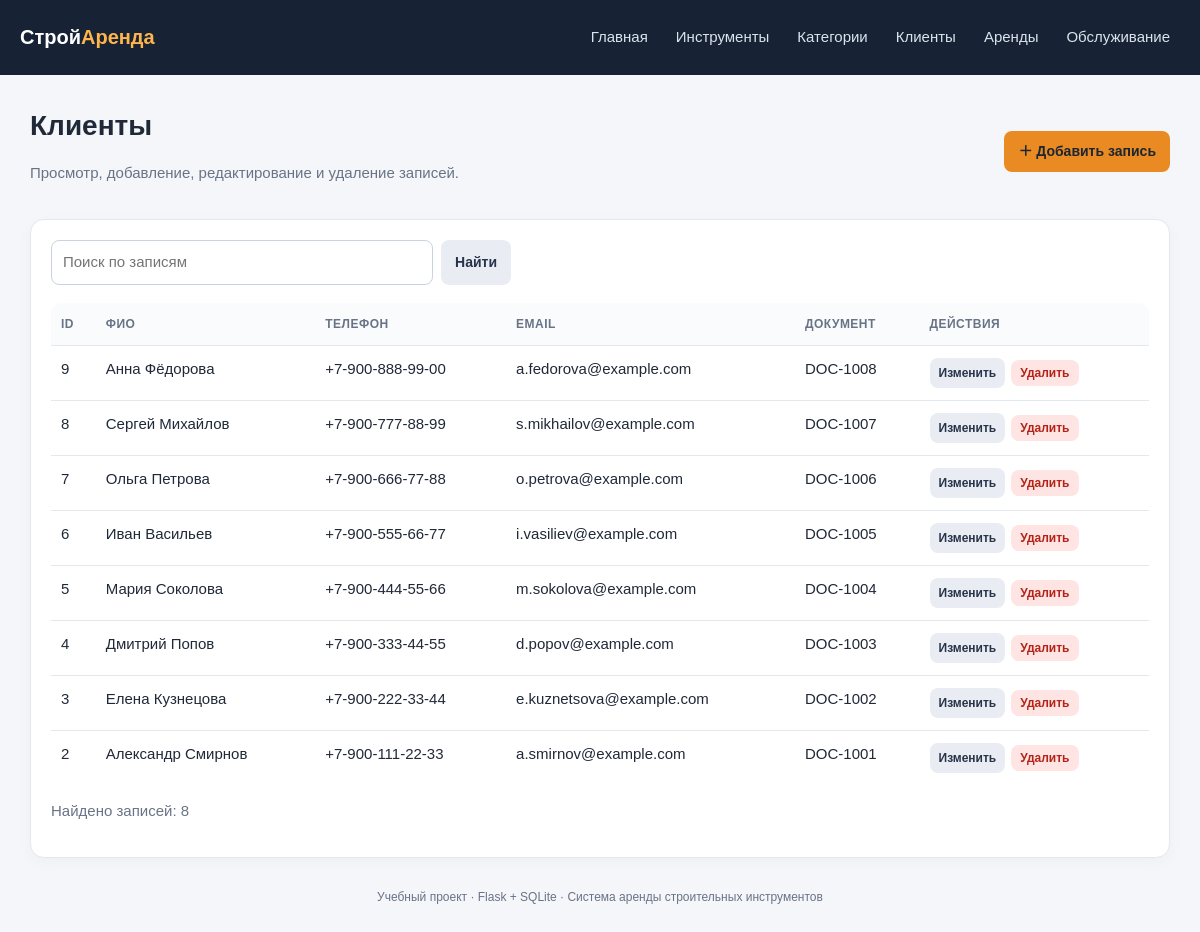
Page /customers on the committed database.
### tables this page shows
CREATE TABLE customers (
    id INTEGER PRIMARY KEY AUTOINCREMENT,
    full_name TEXT NOT NULL,
    phone TEXT NOT NULL,
    email TEXT NOT NULL DEFAULT '',
    document_number TEXT NOT NULL DEFAULT ''
);

### app.py (the view)
@app.route("/<entity>")
def list_records(entity):
    config = entity_or_404(entity)
    search = request.args.get("q", "")
    rows = list_sql(entity, search)
    return render_template("list.html", entity=entity, config=config, rows=rows,
                           search=search, columns=config["columns"])

### app.py (called while the page is built)
def get_db():
    db_path = Path(app.config["DATABASE"])
    db_path.parent.mkdir(parents=True, exist_ok=True)
    conn = sqlite3.connect(db_path)
    conn.row_factory = sqlite3.Row
    conn.execute("PRAGMA foreign_keys = ON")
    return conn

def entity_or_404(entity):
    if entity not in ENTITIES:
        abort(404)
    return ENTITIES[entity]

### templates/list.html (shortened to what this page needs)
{% extends "base.html" %}
{% block content %}
<div class="page-head"><div><h1>{{ config.title }}</h1><p class="muted">Просмотр, добавление, редактирование и удаление записей.</p></div><a class="btn" href="{{ url_for('create_record', entity=entity) }}">＋ Добавить запись</a></div>
<div class="panel">
  <form class="search" method="get"><input name="q" value="{{ search }}" placeholder="Поиск по записям"><button class="btn secondary" type="submit">Найти</button></form>
  <div class="table-wrap" style="margin-top:18px">
    <table><thead><tr><th>ID</th>{% for key, label in columns %}<th>{{ label }}</th>{% endfor %}<th>Действия</th></tr></thead><tbody>
    {% for row in rows %}<tr><td>{{ row.id }}</td>{% for key, label in columns %}<td>{{ row[key] if row[key] is not none else '' }}</td>{% endfor %}<td><div class="actions"><a class="btn secondary small" href="{{ url_for('edit_record', entity=entity, record_id=row.id) }}">Изменить</a><form class="inline" method="post" action="{{ url_for('delete_record', entity=entity, record_id=row.id) }}" onsubmit="return confirm('Удалить эту запись?');"><button class="btn danger small" type="submit">Удалить</button></form></div></td></tr>
    {% else %}<tr><td colspan="{{ columns|length + 2 }}" class="empty">Записи не найдены.</td></tr>{% endfor %}
    </tbody></table>
  </div>
  <p class="muted">Найдено записей: {{ rows|length }}</p>
</div>
{% endblock %}

### static/style.css (style rules this page uses)
:root { --bg: #f4f6f9; --panel: #ffffff; --text: #202938; --muted: #687386; --accent: #e98b22; --line: #e3e8ef; --danger: #b42318; }
* { box-sizing: border-box; }
body { margin: 0; background: var(--bg); color: var(--text); font: 15px/1.5 Arial, Helvetica, sans-serif; }
.page-head { display: flex; align-items: center; justify-content: space-between; gap: 15px; flex-wrap: wrap; margin-bottom: 20px; }
h1 { margin: 0; font-size: 28px; }
.muted { color: var(--muted); }
.btn { display: inline-block; border: 0; border-radius: 8px; padding: 10px 14px; background: var(--accent); color: #1c2632; text-decoration: none; font-weight: 700; cursor: pointer; font-size: 14px; transition: filter 0.15s ease, transform 0.15s ease; }
.btn.secondary { background: #e9edf3; color: #273449; }
.btn.danger { background: #fee4e2; color: var(--danger); }
.btn.small { padding: 6px 9px; font-size: 12px; }
.panel { background: var(--panel); border: 1px solid var(--line); border-radius: 14px; padding: 20px; box-shadow: 0 4px 16px #17233408; }
.table-wrap { overflow-x: auto; border-radius: 10px; }
table { width: 100%; border-collapse: collapse; background: #ffffff; }
th, td { text-align: left; padding: 12px 10px; border-bottom: 1px solid var(--line); vertical-align: top; }
th { font-size: 12px; text-transform: uppercase; letter-spacing: 0.04em; color: var(--muted); background: #fafbfd; }
tr:last-child td { border-bottom: 0; }
.actions { display: flex; gap: 6px; align-items: center; flex-wrap: wrap; }
.inline { display: inline; }
.search { display: flex; gap: 8px; max-width: 460px; }
.search input { flex: 1; min-width: 0; }
input, select, textarea { width: 100%; border: 1px solid #cbd3df; border-radius: 8px; padding: 10px 11px; background: #ffffff; color: var(--text); font: inherit; }

### templates/base.html (style rules this page uses)
:root { --bg:#f4f6f9;--panel:#fff;--text:#202938;--muted:#687386;--accent:#e98b22;--line:#e3e8ef;--danger:#b42318 }
* { box-sizing:border-box }
body { margin:0;background:var(--bg);color:var(--text);font:15px/1.5 Arial,Helvetica,sans-serif }
.page-head { display:flex;align-items:center;justify-content:space-between;gap:15px;flex-wrap:wrap;margin-bottom:20px }
h1 { margin:0;font-size:28px }
.muted { color:var(--muted) }
.btn { display:inline-block;border:0;border-radius:8px;padding:10px 14px;background:var(--accent);color:#1c2632;text-decoration:none;font-weight:700;cursor:pointer;font-size:14px }
.btn.secondary { background:#e9edf3;color:#273449 }
.btn.danger { background:#fee4e2;color:var(--danger) }
.btn.small { padding:6px 9px;font-size:12px }
.panel { background:var(--panel);border:1px solid var(--line);border-radius:14px;padding:20px;box-shadow:0 4px 16px #17233408 }
.table-wrap { overflow-x:auto }
table { width:100%;border-collapse:collapse;background:white }
th,td { text-align:left;padding:12px 10px;border-bottom:1px solid var(--line);vertical-align:top }
th { font-size:12px;text-transform:uppercase;letter-spacing:.04em;color:var(--muted);background:#fafbfd }
tr:last-child td { border-bottom:0 }
.actions { display:flex;gap:6px;align-items:center;flex-wrap:wrap }
.inline { display:inline }
.search { display:flex;gap:8px;max-width:460px }
.search input { flex:1 }
input,select,textarea { width:100%;border:1px solid #cbd3df;border-radius:8px;padding:10px 11px;background:white;color:var(--text);font:inherit }

### rows in the picture
customers: id "9", full_name "Анна Фёдорова" "+7-900-888-99-00" "a.fedorova@example.com" "DOC-1008"
customers: id "8", full_name "Сергей Михайлов" "+7-900-777-88-99" "s.mikhailov@example.com" "DOC-1007"
customers: id "7", full_name "Ольга Петрова" "+7-900-666-77-88" "o.petrova@example.com" "DOC-1006"
customers: id "6", full_name "Иван Васильев" "+7-900-555-66-77" "i.vasiliev@example.com" "DOC-1005"
customers: id "5", full_name "Мария Соколова" "+7-900-444-55-66" "m.sokolova@example.com" "DOC-1004"
customers: id "4", full_name "Дмитрий Попов" "+7-900-333-44-55" "d.popov@example.com" "DOC-1003"
customers: id "3", full_name "Елена Кузнецова" "+7-900-222-33-44" "e.kuznetsova@example.com" "DOC-1002"
customers: id "2", full_name "Александр Смирнов" "+7-900-111-22-33" "a.smirnov@example.com" "DOC-1001"

### other values in the picture
{{ config.title }} "Клиенты"
{{ label }} "ФИО" "ТЕЛЕФОН" "EMAIL" "ДОКУМЕНТ"
{{ rows|length }} "8"
